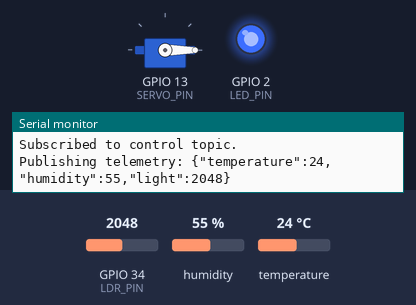
Recording of a sketch running on a simulated ESP32. Parts: servo, output pins drawn as LEDs (lit = HIGH), the last lines printed to the serial monitor. The test bench sets the inputs (shaded band); at power-on: GPIO 34 (LDR_PIN) = 2048, humidity 55 %, temperature 24 °C. WiFi joins after 1.5 s; servers stay silent unless stated; random numbers use the default seed unless the sketch sets one; no MQTT or app messages arrive unless stated.

Above: at 7.9 s.
8.0 s: GPIO 34 (LDR_PIN) set to 1938
At 10.7 s:
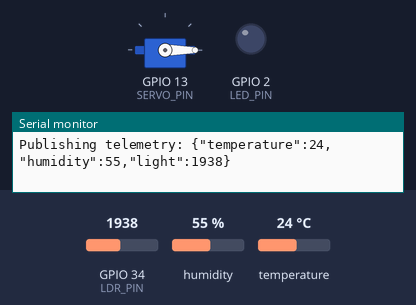
11.5 s: GPIO 34 (LDR_PIN) set to 2040
At 15.8 s:
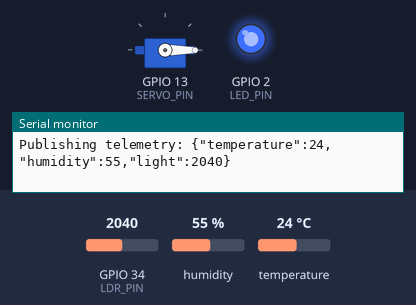
Timing chart, 0 to 17.3 s (numbered marks = the images above; inputs shaded):
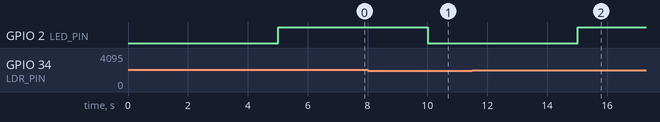

Measured:
- the behaviour switches between 2001 and 2000 on GPIO 34 (LDR_PIN) (found by bisection; images 0 and 1)
- after the input at 8.0 s, GPIO 2 (LED_PIN): HIGH → LOW after 2.0 s
- after the input at 11.5 s, GPIO 2 (LED_PIN): LOW → HIGH after 3.5 s

The sketch:

sketch.ino
```cpp
#include <WiFi.h>
#include <PubSubClient.h>
#include <DHTesp.h>
#include <ESP32Servo.h>
#include <ArduinoJson.h>

// Konfigurasi Pin
const int DHT_PIN = 15;
const int LDR_PIN = 34;
const int SERVO_PIN = 13;
const int LED_PIN = 2;

// Konfigurasi WiFi Wokwi
const char* ssid = "Wokwi-GUEST";
const char* password = "";

// Konfigurasi MQTT (Sesuaikan dengan backend jika menggunakan broker lain)
const char* mqtt_server = "broker.emqx.io";
const int mqtt_port = 1883;
const char* topic_telemetry = "kolam/aquarium/telemetry";
const char* topic_control = "kolam/aquarium/control";

// Inisialisasi Objek
WiFiClient espClient;
PubSubClient client(espClient);
DHTesp dht;
Servo myServo;

// Variabel Timer (Non-blocking)
unsigned long lastMsg = 0;
const long interval = 5000; // 5 detik

// Variabel State Servo (Non-blocking)
bool isFeeding = false;
unsigned long feedStartTime = 0;
const long feedDuration = 2000; // Tahan di 90 derajat selama 2 detik

void setup_wifi() {
  delay(10);
  Serial.println();
  Serial.print("Connecting to ");
  Serial.println(ssid);

  WiFi.mode(WIFI_STA);
  WiFi.begin(ssid, password);

  while (WiFi.status() != WL_CONNECTED) {
    delay(500);
    Serial.print(".");
  }

  Serial.println("");
  Serial.println("WiFi connected");
  Serial.println("IP address: ");
  Serial.println(WiFi.localIP());
}

void callback(char* topic, byte* payload, unsigned int length) {
  Serial.print("Message arrived [");
  Serial.print(topic);
  Serial.print("] ");

  String message = "";
  for (int i = 0; i < length; i++) {
    message += (char)payload[i];
  }
  Serial.println(message);

  // Parsing JSON masuk
  StaticJsonDocument<200> doc;
  DeserializationError error = deserializeJson(doc, message);

  if (error) {
    Serial.print("deserializeJson() failed: ");
    Serial.println(error.c_str());
    return;
  }

  const char* command = doc["command"];
  if (String(command) == "feed") {
    Serial.println("Command 'feed' diterima! Menggerakkan servo ke 90 derajat...");
    myServo.write(90);
    isFeeding = true;
    feedStartTime = millis();
  }
}

void reconnect() {
  // Loop until we're reconnected
  while (!client.connected()) {
    Serial.print("Attempting MQTT connection...");
    String clientId = "ESP32Client-Aqua-";
    clientId += String(random(0xffff), HEX);

    if (client.connect(clientId.c_str())) {
      Serial.println("connected");
      // Resubscribe
      client.subscribe(topic_control);
      Serial.println("Subscribed to control topic.");
    } else {
      Serial.print("failed, rc=");
      Serial.print(client.state());
      Serial.println(" try again in 5 seconds");
      delay(5000);
    }
  }
}

void setup() {
  Serial.begin(115200);

  // Setup Sensor & Aktuator
  dht.setup(DHT_PIN, DHTesp::DHT22);
  pinMode(LDR_PIN, INPUT);
  pinMode(LED_PIN, OUTPUT);

  myServo.attach(SERVO_PIN);
  myServo.write(0); // Posisi awal servo (0 derajat)

  setup_wifi();
  client.setServer(mqtt_server, mqtt_port);
  client.setCallback(callback);
}

void loop() {
  if (!client.connected()) {
    reconnect();
  }
  client.loop();

  unsigned long now = millis();

  // Logika Aktuator Servo (Non-Blocking)
  if (isFeeding && (now - feedStartTime >= feedDuration)) {
    myServo.write(0); // Kembalikan ke posisi 0
    isFeeding = false;
    Serial.println("Proses feeding selesai. Servo kembali ke 0 derajat.");
  }

  // Logika Pengiriman Telemetri (Tiap 5 Detik)
  if (now - lastMsg > interval) {
    lastMsg = now;

    // Membaca Sensor
    TempAndHumidity data = dht.getTempAndHumidity();
    int ldrValue = analogRead(LDR_PIN);

    // Logika Lokal: LED menyala jika gelap (nilai analog LDR tinggi > 2000)
    if (ldrValue > 2000) {
      digitalWrite(LED_PIN, HIGH);
    } else {
      digitalWrite(LED_PIN, LOW);
    }

    if (dht.getStatus() != 0) {
      Serial.println("Error membaca sensor DHT22!");
      return;
    }

    // Bungkus Data ke JSON
    StaticJsonDocument<200> doc;
    doc["temperature"] = data.temperature;
    doc["humidity"] = data.humidity;
    doc["light"] = ldrValue;

    char jsonBuffer[256];
    serializeJson(doc, jsonBuffer);

    Serial.print("Publishing telemetry: ");
    Serial.println(jsonBuffer);
    client.publish(topic_telemetry, jsonBuffer);
  }
}
```
